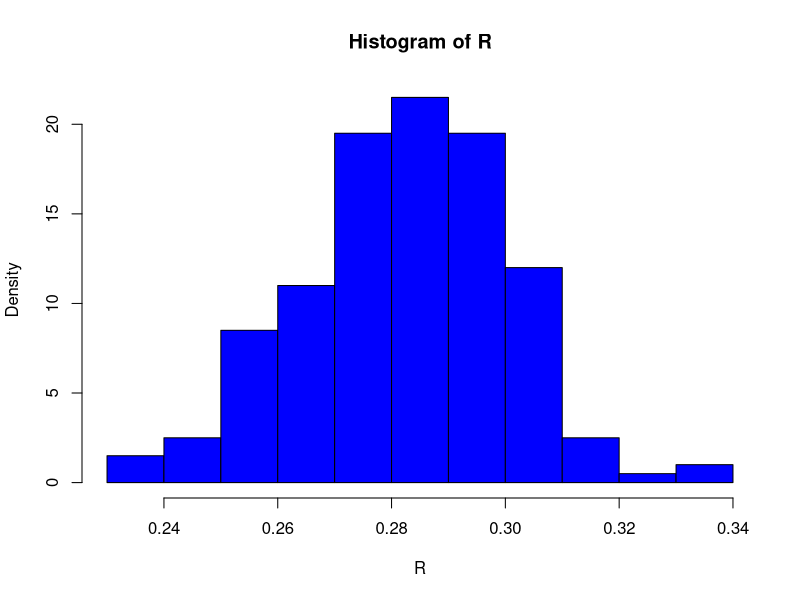

Generate this figure with R:
###################################################################################################
# Program Description: Demonstrate Bootstrap technique for estimating the s.e. of a correlation coefficient
# Date and version: 21st July 2016
# Email: ranjodh.singh@gmail.com
###################################################################################################

library(MASS)

mu <- rep(0,2)
mu
sigma <- matrix(0.8,nrow=2,ncol=2) + diag(2)*2
sigma
gvr <- mvrnorm(n=10000,mu=mu,Sigma=sigma)

# check population
cov(gvr)
cor(gvr)

# We only have a sample of 2500 observations from the population
s <- 2500
y <- sample(1:s,size=s,replace=TRUE)
oursample <- gvr[y,]

# Sample estimates
cov(oursample)
cor(oursample)

# bootstrap
B <- 200                  #number of replicates
n <- nrow(oursample)      #sample size
R <- numeric(B)           #storage for replicates

#bootstrap estimate of standard error of R
for (b in 1:B) {
	#randomly select the indices
	i <- sample(1:n, size = n, replace = TRUE)
	tempsample <- oursample[i,]       #i is a vector of indices
	R[b] <- cor(tempsample)[2]
	}
	#output
	print(se.R <- sd(R))
	hist(R, prob = TRUE,col='blue')

# Same thing using the boot package
library(boot)       
obj <- boot(data = oursample, statistic = cor, R = 2500)
obj
y <- obj$t
sd(y)


